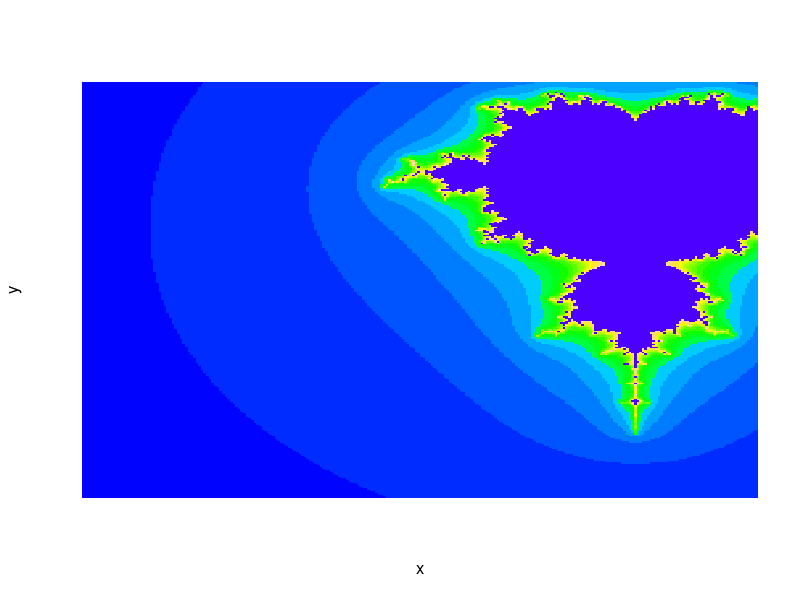

This chart was generated by the following R code:
width = 256
height = 256
xmin = -2.45
ymin = -2.45
wh = 3
xmax = xmin + wh
ymax = ymin + wh
dx = (xmax - xmin) / width
dy = (ymax - ymin) / height
maxiterations <- 24

mandelRow <- function(x,y,width,dx) {
 result <- array(1, width)
 for(i in 1:width){
   a <- x
   b <- y
   n <- 0
   aa <- 0
   bb <- 0
   while(n < maxiterations && aa + bb <= maxiterations) {
     aa <- a * a
     bb <- b * b
     twoab <- (2 * a * b)
     a <- aa - bb + x
     b <- twoab + y
     n <- n + 1
   }
   if(n == maxiterations){
     result[i] <- 0
   } else {
     #result[i] <- ((n * 1000) %% 255)
     result[i] <- n
   }
   x <- x + dx
 }
 result
}

mandelBrot <- function(width,height,dy,dx,xmin,ymin) {
 result <- array(1:(width*height),dim=c(width,height))
 y <- ymin
 for(i in 1:height){
   result[i,] <- mandelRow(xmin, y, width, dx)
   y <- y + dy
 }
 result
}

mandel <- mandelBrot(width,height,dy,dx,xmin,ymin)
x <- 2 * (1:nrow(mandel))
y <- 2 * (1:ncol(mandel))

image(x, y, mandel, col = topo.colors(255), axes = FALSE)